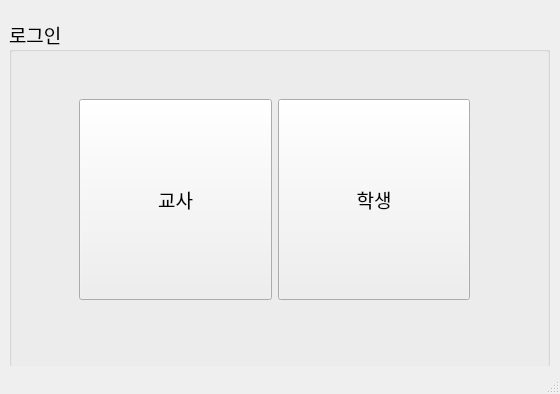
<?xml version="1.0" encoding="UTF-8"?>
<ui version="4.0">
 <class>MainWindow</class>
 <widget class="QMainWindow" name="MainWindow">
  <property name="geometry">
   <rect>
    <x>0</x>
    <y>0</y>
    <width>560</width>
    <height>394</height>
   </rect>
  </property>
  <property name="font">
   <font>
    <family>D2Coding</family>
    <pointsize>12</pointsize>
   </font>
  </property>
  <property name="windowTitle">
   <string>OO 고등학교 출결관리앱</string>
  </property>
  <widget class="QWidget" name="centralwidget">
   <widget class="QWidget" name="verticalLayoutWidget">
    <property name="geometry">
     <rect>
      <x>9</x>
      <y>19</y>
      <width>541</width>
      <height>351</height>
     </rect>
    </property>
    <layout class="QVBoxLayout" name="verticalLayout">
     <item>
      <layout class="QHBoxLayout" name="horizontalLayout">
       <item>
        <widget class="QGroupBox" name="groupBox">
         <property name="font">
          <font>
           <pointsize>14</pointsize>
          </font>
         </property>
         <property name="title">
          <string>로그인</string>
         </property>
         <widget class="QWidget" name="horizontalLayoutWidget_2">
          <property name="geometry">
           <rect>
            <x>70</x>
            <y>80</y>
            <width>391</width>
            <height>201</height>
           </rect>
          </property>
          <layout class="QHBoxLayout" name="buttonArea">
           <item>
            <widget class="QPushButton" name="btnTeacherSelect">
             <property name="sizePolicy">
              <sizepolicy hsizetype="Minimum" vsizetype="MinimumExpanding">
               <horstretch>0</horstretch>
               <verstretch>0</verstretch>
              </sizepolicy>
             </property>
             <property name="text">
              <string>교사</string>
             </property>
             <property name="icon">
              <iconset>
               <normaloff>../../../Users/Admin/AppData/Local/Temp/image/다운로드.png</normaloff>../../../Users/Admin/AppData/Local/Temp/image/다운로드.png</iconset>
             </property>
            </widget>
           </item>
           <item>
            <widget class="QPushButton" name="btnStudentSelect">
             <property name="sizePolicy">
              <sizepolicy hsizetype="Minimum" vsizetype="MinimumExpanding">
               <horstretch>0</horstretch>
               <verstretch>0</verstretch>
              </sizepolicy>
             </property>
             <property name="text">
              <string>학생</string>
             </property>
             <property name="icon">
              <iconset>
               <normaloff>../../../Users/Admin/AppData/Local/Temp/image/다운로드 (1).png</normaloff>../../../Users/Admin/AppData/Local/Temp/image/다운로드 (1).png</iconset>
             </property>
            </widget>
           </item>
          </layout>
         </widget>
        </widget>
       </item>
      </layout>
     </item>
    </layout>
   </widget>
  </widget>
  <widget class="QStatusBar" name="statusbar"/>
 </widget>
 <resources/>
 <connections/>
</ui>
